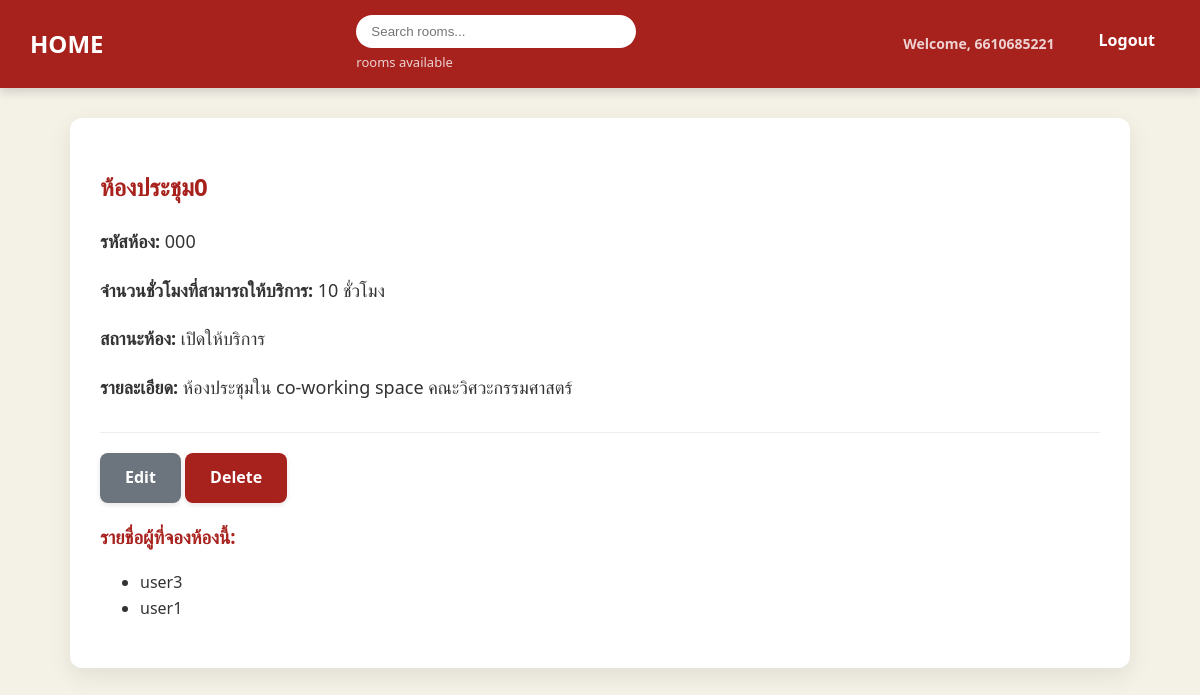
The app's page /room/000/ (signed in) with its own data.
### booking/models.py (models this page shows, shortened)
class Room(models.Model):
    room_id = models.CharField(max_length=10, primary_key=True, verbose_name='ID')
    room_name = models.CharField(max_length=200, verbose_name='Name')
    room_capacity = models.PositiveIntegerField(verbose_name='Capacity')
    room_hours = models.PositiveIntegerField(
        'Total Hours',
        validators=[MinValueValidator(0), MaxValueValidator(24)]
    )
    status = models.BooleanField(verbose_name='Status')
    description = models.TextField(null=True, blank=True, verbose_name='Description')
    updated = models.DateTimeField(auto_now=True)
    created = models.DateTimeField(auto_now_add=True)
    class Meta:
        ordering = ['-updated', '-created']

class Booking(models.Model):
    room = models.ForeignKey(Room, on_delete=models.CASCADE, related_name='bookings')
    user = models.ForeignKey(User, on_delete=models.CASCADE, related_name='bookings')
    created = models.DateTimeField(auto_now_add=True)
    updated = models.DateTimeField(auto_now=True)
    class Meta:
        ordering = ['-updated', '-created']

### booking/views.py (the view)
# urls.py: path('room/<str:pk>/', views.room, name='room'),
def room(request, pk):
    room = Room.objects.get(room_id=pk)
    bookings = room.bookings.select_related('user')
    context = {'room': room, 'bookings': bookings}
    return render(request, 'booking/room.html', context)

### booking/templates/booking/room.html (shortened to what this page needs)
{% extends 'main.html' %}
{% block content %}
<div class="detail-container">
    <h2>{{room.room_name}}</h2>
    <p><strong>รหัสห้อง:</strong> {{room.room_id}}</p>
    <p><strong>จำนวนชั่วโมงที่สามารถให้บริการ:</strong> {{room.room_hours}} ชั่วโมง</p>
    <p><strong>สถานะห้อง:</strong> {{ room.status|yesno:"เปิดให้บริการ,ปิดให้บริการ" }}</p>
    <p><strong>รายละเอียด:</strong> {{room.description}}</p>
    <div class="detail-actions">
        {% if request.user.is_superuser %}
            <a href="{% url 'update-room' room.room_id %}" class="btn btn-secondary">Edit</a>
            <a href="{% url 'delete-room' room.room_id %}" class="btn btn-danger">Delete</a>
        {% endif %}
    </div>
    {% if request.user.is_superuser %}
        <h3>รายชื่อผู้ที่จองห้องนี้:</h3>
        <ul class="booking-list">
            {% for booking in bookings %}
                <li>{{ booking.user.get_full_name|default:booking.user.username }}</li>
            {% empty %}
                <li>ยังไม่มีการจอง</li>
            {% endfor %}
        </ul>
    {% endif %}
</div>
{% endblock %}

### templates/navbar.html (shortened to what this page needs)
<nav class="navbar">
    <div class="logo">
        <a href="/">HOME</a>
    </div>
    <div class="search-container">
        <form method="GET" action="{% url 'home' %}">
            <input type="text" name="q" placeholder="Search rooms..."/>
        </form>
        <span class="rooms-available-text">{{room_count}} rooms available</span>
    </div>
    <div class="nav-links">
        {% if request.user.is_authenticated %}
            <div class="user-welcome">
                Welcome, {{ request.user.get_full_name|default:request.user.username }}
            </div>
            <a href="{% url 'logout' %}">Logout</a>
        {% else %}
            <a href="{% url 'login' %}">Login</a>
        {% endif %}
    </div>
</nav>

### static/styles/main.css (style rules this page uses)
body { background-color: #f4f1e7; font-family: 'Kanit', 'Segoe UI', Tahoma, Geneva, Verdana, sans-serif; margin: 0; color: #333333; font-size: 16px; line-height: 1.6; }
h1, h2, h3, h4, h5 { color: #a7211d; }
a { color: #d58718; text-decoration: none; transition: color 0.3s ease; }
.navbar { background-color: #a7211d; padding: 15px 30px; color: white; display: flex; justify-content: space-between; align-items: center; box-shadow: 0 4px 10px rgba(0,0,0,0.15); position: sticky; top: 0; z-index: 1000; }
.navbar .logo a { color: white; font-size: 24px; font-weight: bold; text-decoration: none; transition: color 0.3s ease; }
.navbar .nav-links a { color: white; margin: 0 15px; font-weight: bold; padding-bottom: 5px; border-bottom: 2px solid transparent; transition: border-color 0.3s ease; }
.navbar form input[type="text"] { padding: 9px 15px; border: none; border-radius: 20px; min-width: 250px; transition: all 0.3s ease; }
.btn { display: inline-block; padding: 12px 25px; border: none; border-radius: 8px; color: white; font-weight: bold; font-size: 16px; cursor: pointer; text-align: center; transition: all 0.2s ease-in-out; box-shadow: 0 2px 5px rgba(0,0,0,0.1); }
.btn-danger { background-color: #a7211d; }
.btn-secondary { background-color: #6c757d; }
.detail-container p { font-size: 18px; line-height: 1.7; }
.detail-actions { margin-top: 30px; padding-top: 20px; border-top: 1px solid #eee; }
.search-container { display: flex; flex-direction: column; }
.rooms-available-text { color: rgba(255, 255, 255, 0.8); font-size: 13px; margin-top: 4px; }
.user-welcome { color: rgba(255, 255, 255, 0.8); padding: 6px 14px; font-size: 14px; font-weight: bold; margin-right: 15px; }
.nav-links { display: flex; align-items: center; }

### records on screen
Room: room_name "ห้องประชุม0", room_id "000", room_hours "10", status "เปิดให้บริการ", description "ห้องประชุมใน co-working space คณะวิศวะกรรมศาสตร์"
Booking: user.get_full_name "user3"
Booking: user.get_full_name "user1"

### other values on screen
{{ request.user.get_full_name|default:request.user.username }} "6610685221"
